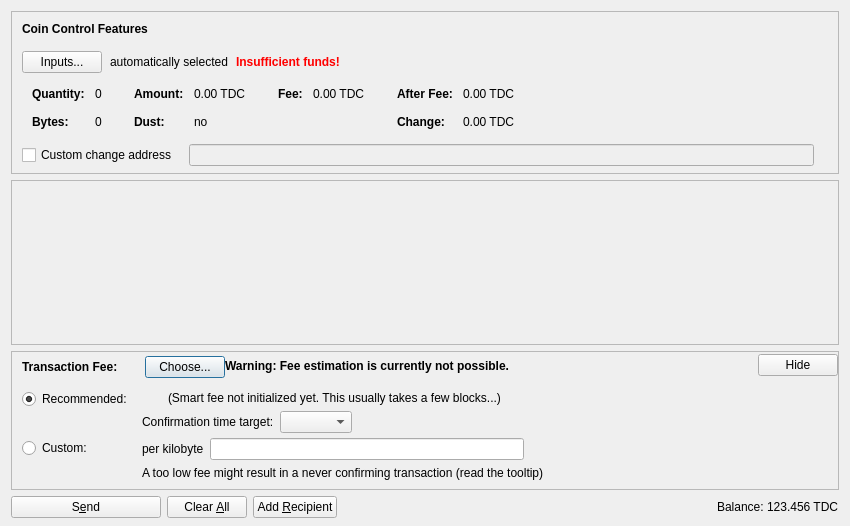
<?xml version="1.0" encoding="UTF-8"?>
<ui version="4.0">
 <class>SendCoinsDialog</class>
 <widget class="QDialog" name="SendCoinsDialog">
  <property name="geometry">
   <rect>
    <x>0</x>
    <y>0</y>
    <width>850</width>
    <height>526</height>
   </rect>
  </property>
  <property name="windowTitle">
   <string>Send Coins</string>
  </property>
  <layout class="QVBoxLayout" name="verticalLayout" stretch="0,1,0,0">
   <property name="bottomMargin">
    <number>8</number>
   </property>
   <item>
    <widget class="QFrame" name="frameCoinControl">
     <property name="sizePolicy">
      <sizepolicy hsizetype="Expanding" vsizetype="Expanding">
       <horstretch>0</horstretch>
       <verstretch>0</verstretch>
      </sizepolicy>
     </property>
     <property name="maximumSize">
      <size>
       <width>16777215</width>
       <height>16777215</height>
      </size>
     </property>
     <property name="frameShape">
      <enum>QFrame::StyledPanel</enum>
     </property>
     <property name="frameShadow">
      <enum>QFrame::Sunken</enum>
     </property>
     <layout class="QVBoxLayout" name="verticalLayoutCoinControl2">
      <property name="spacing">
       <number>0</number>
      </property>
      <property name="leftMargin">
       <number>0</number>
      </property>
      <property name="topMargin">
       <number>0</number>
      </property>
      <property name="rightMargin">
       <number>0</number>
      </property>
      <property name="bottomMargin">
       <number>6</number>
      </property>
      <item>
       <layout class="QVBoxLayout" name="verticalLayoutCoinControl" stretch="0,0,0,0,1">
        <property name="spacing">
         <number>0</number>
        </property>
        <property name="leftMargin">
         <number>10</number>
        </property>
        <property name="topMargin">
         <number>10</number>
        </property>
        <item>
         <layout class="QHBoxLayout" name="horizontalLayoutCoinControl1">
          <property name="bottomMargin">
           <number>15</number>
          </property>
          <item>
           <widget class="QLabel" name="labelCoinControlFeatures">
            <property name="sizePolicy">
             <sizepolicy hsizetype="Preferred" vsizetype="Maximum">
              <horstretch>0</horstretch>
              <verstretch>0</verstretch>
             </sizepolicy>
            </property>
            <property name="font">
             <font>
              <weight>75</weight>
              <bold>true</bold>
             </font>
            </property>
            <property name="styleSheet">
             <string notr="true">font-weight:bold;</string>
            </property>
            <property name="text">
             <string>Coin Control Features</string>
            </property>
           </widget>
          </item>
         </layout>
        </item>
        <item>
         <layout class="QHBoxLayout" name="horizontalLayoutCoinControl2" stretch="0,0,0,0">
          <property name="spacing">
           <number>8</number>
          </property>
          <property name="bottomMargin">
           <number>10</number>
          </property>
          <item>
           <widget class="QPushButton" name="pushButtonCoinControl">
            <property name="styleSheet">
             <string notr="true"/>
            </property>
            <property name="text">
             <string>Inputs...</string>
            </property>
            <property name="autoDefault">
             <bool>false</bool>
            </property>
           </widget>
          </item>
          <item>
           <widget class="QLabel" name="labelCoinControlAutomaticallySelected">
            <property name="text">
             <string>automatically selected</string>
            </property>
            <property name="margin">
             <number>5</number>
            </property>
           </widget>
          </item>
          <item>
           <widget class="QLabel" name="labelCoinControlInsuffFunds">
            <property name="font">
             <font>
              <weight>75</weight>
              <bold>true</bold>
             </font>
            </property>
            <property name="styleSheet">
             <string notr="true">color:red;font-weight:bold;</string>
            </property>
            <property name="text">
             <string>Insufficient funds!</string>
            </property>
            <property name="margin">
             <number>5</number>
            </property>
           </widget>
          </item>
          <item>
           <spacer name="horizontalSpacerCoinControl">
            <property name="orientation">
             <enum>Qt::Horizontal</enum>
            </property>
            <property name="sizeHint" stdset="0">
             <size>
              <width>40</width>
              <height>1</height>
             </size>
            </property>
           </spacer>
          </item>
         </layout>
        </item>
        <item>
         <widget class="QWidget" name="widgetCoinControl" native="true">
          <property name="sizePolicy">
           <sizepolicy hsizetype="Preferred" vsizetype="Preferred">
            <horstretch>0</horstretch>
            <verstretch>0</verstretch>
           </sizepolicy>
          </property>
          <property name="minimumSize">
           <size>
            <width>0</width>
            <height>0</height>
           </size>
          </property>
          <property name="styleSheet">
           <string notr="true"/>
          </property>
          <layout class="QHBoxLayout" name="horizontalLayoutCoinControl5">
           <property name="leftMargin">
            <number>0</number>
           </property>
           <property name="topMargin">
            <number>0</number>
           </property>
           <property name="rightMargin">
            <number>0</number>
           </property>
           <property name="bottomMargin">
            <number>0</number>
           </property>
           <item>
            <layout class="QHBoxLayout" name="horizontalLayoutCoinControl3" stretch="0,0,0,1">
             <property name="spacing">
              <number>20</number>
             </property>
             <property name="topMargin">
              <number>0</number>
             </property>
             <property name="bottomMargin">
              <number>10</number>
             </property>
             <item>
              <layout class="QFormLayout" name="formLayoutCoinControl1">
               <property name="horizontalSpacing">
                <number>10</number>
               </property>
               <property name="verticalSpacing">
                <number>14</number>
               </property>
               <property name="leftMargin">
                <number>10</number>
               </property>
               <property name="topMargin">
                <number>4</number>
               </property>
               <property name="rightMargin">
                <number>6</number>
               </property>
               <item row="0" column="0">
                <widget class="QLabel" name="labelCoinControlQuantityText">
                 <property name="font">
                  <font>
                   <weight>75</weight>
                   <bold>true</bold>
                  </font>
                 </property>
                 <property name="text">
                  <string>Quantity:</string>
                 </property>
                 <property name="margin">
                  <number>0</number>
                 </property>
                </widget>
               </item>
               <item row="0" column="1">
                <widget class="QLabel" name="labelCoinControlQuantity">
                 <property name="cursor">
                  <cursorShape>IBeamCursor</cursorShape>
                 </property>
                 <property name="contextMenuPolicy">
                  <enum>Qt::ActionsContextMenu</enum>
                 </property>
                 <property name="text">
                  <string notr="true">0</string>
                 </property>
                 <property name="margin">
                  <number>0</number>
                 </property>
                 <property name="textInteractionFlags">
                  <set>Qt::LinksAccessibleByMouse|Qt::TextSelectableByKeyboard|Qt::TextSelectableByMouse</set>
                 </property>
                </widget>
               </item>
               <item row="1" column="0">
                <widget class="QLabel" name="labelCoinControlBytesText">
                 <property name="font">
                  <font>
                   <weight>75</weight>
                   <bold>true</bold>
                  </font>
                 </property>
                 <property name="text">
                  <string>Bytes:</string>
                 </property>
                </widget>
               </item>
               <item row="1" column="1">
                <widget class="QLabel" name="labelCoinControlBytes">
                 <property name="cursor">
                  <cursorShape>IBeamCursor</cursorShape>
                 </property>
                 <property name="contextMenuPolicy">
                  <enum>Qt::ActionsContextMenu</enum>
                 </property>
                 <property name="text">
                  <string notr="true">0</string>
                 </property>
                 <property name="textInteractionFlags">
                  <set>Qt::LinksAccessibleByMouse|Qt::TextSelectableByKeyboard|Qt::TextSelectableByMouse</set>
                 </property>
                </widget>
               </item>
              </layout>
             </item>
             <item>
              <layout class="QFormLayout" name="formLayoutCoinControl2">
               <property name="horizontalSpacing">
                <number>10</number>
               </property>
               <property name="verticalSpacing">
                <number>14</number>
               </property>
               <property name="leftMargin">
                <number>6</number>
               </property>
               <property name="topMargin">
                <number>4</number>
               </property>
               <property name="rightMargin">
                <number>6</number>
               </property>
               <item row="0" column="0">
                <widget class="QLabel" name="labelCoinControlAmountText">
                 <property name="font">
                  <font>
                   <weight>75</weight>
                   <bold>true</bold>
                  </font>
                 </property>
                 <property name="text">
                  <string>Amount:</string>
                 </property>
                 <property name="margin">
                  <number>0</number>
                 </property>
                </widget>
               </item>
               <item row="0" column="1">
                <widget class="QLabel" name="labelCoinControlAmount">
                 <property name="cursor">
                  <cursorShape>IBeamCursor</cursorShape>
                 </property>
                 <property name="contextMenuPolicy">
                  <enum>Qt::ActionsContextMenu</enum>
                 </property>
                 <property name="text">
                  <string notr="true">0.00 TDC</string>
                 </property>
                 <property name="textInteractionFlags">
                  <set>Qt::LinksAccessibleByMouse|Qt::TextSelectableByKeyboard|Qt::TextSelectableByMouse</set>
                 </property>
                </widget>
               </item>
               <item row="1" column="0">
                <widget class="QLabel" name="labelCoinControlLowOutputText">
                 <property name="font">
                  <font>
                   <weight>75</weight>
                   <bold>true</bold>
                  </font>
                 </property>
                 <property name="text">
                  <string>Dust:</string>
                 </property>
                </widget>
               </item>
               <item row="1" column="1">
                <widget class="QLabel" name="labelCoinControlLowOutput">
                 <property name="cursor">
                  <cursorShape>IBeamCursor</cursorShape>
                 </property>
                 <property name="contextMenuPolicy">
                  <enum>Qt::ActionsContextMenu</enum>
                 </property>
                 <property name="text">
                  <string notr="true">no</string>
                 </property>
                 <property name="textInteractionFlags">
                  <set>Qt::LinksAccessibleByMouse|Qt::TextSelectableByKeyboard|Qt::TextSelectableByMouse</set>
                 </property>
                </widget>
               </item>
              </layout>
             </item>
             <item>
              <layout class="QFormLayout" name="formLayoutCoinControl3">
               <property name="horizontalSpacing">
                <number>10</number>
               </property>
               <property name="verticalSpacing">
                <number>14</number>
               </property>
               <property name="leftMargin">
                <number>6</number>
               </property>
               <property name="topMargin">
                <number>4</number>
               </property>
               <property name="rightMargin">
                <number>6</number>
               </property>
               <item row="0" column="0">
                <widget class="QLabel" name="labelCoinControlFeeText">
                 <property name="font">
                  <font>
                   <weight>75</weight>
                   <bold>true</bold>
                  </font>
                 </property>
                 <property name="text">
                  <string>Fee:</string>
                 </property>
                 <property name="margin">
                  <number>0</number>
                 </property>
                </widget>
               </item>
               <item row="0" column="1">
                <widget class="QLabel" name="labelCoinControlFee">
                 <property name="cursor">
                  <cursorShape>IBeamCursor</cursorShape>
                 </property>
                 <property name="contextMenuPolicy">
                  <enum>Qt::ActionsContextMenu</enum>
                 </property>
                 <property name="text">
                  <string notr="true">0.00 TDC</string>
                 </property>
                 <property name="textInteractionFlags">
                  <set>Qt::LinksAccessibleByMouse|Qt::TextSelectableByKeyboard|Qt::TextSelectableByMouse</set>
                 </property>
                </widget>
               </item>
              </layout>
             </item>
             <item>
              <layout class="QFormLayout" name="formLayoutCoinControl4">
               <property name="horizontalSpacing">
                <number>10</number>
               </property>
               <property name="verticalSpacing">
                <number>14</number>
               </property>
               <property name="leftMargin">
                <number>6</number>
               </property>
               <property name="topMargin">
                <number>4</number>
               </property>
               <property name="rightMargin">
                <number>6</number>
               </property>
               <item row="0" column="0">
                <widget class="QLabel" name="labelCoinControlAfterFeeText">
                 <property name="font">
                  <font>
                   <weight>75</weight>
                   <bold>true</bold>
                  </font>
                 </property>
                 <property name="text">
                  <string>After Fee:</string>
                 </property>
                 <property name="margin">
                  <number>0</number>
                 </property>
                </widget>
               </item>
               <item row="0" column="1">
                <widget class="QLabel" name="labelCoinControlAfterFee">
                 <property name="cursor">
                  <cursorShape>IBeamCursor</cursorShape>
                 </property>
                 <property name="contextMenuPolicy">
                  <enum>Qt::ActionsContextMenu</enum>
                 </property>
                 <property name="text">
                  <string notr="true">0.00 TDC</string>
                 </property>
                 <property name="textInteractionFlags">
                  <set>Qt::LinksAccessibleByMouse|Qt::TextSelectableByKeyboard|Qt::TextSelectableByMouse</set>
                 </property>
                </widget>
               </item>
               <item row="1" column="0">
                <widget class="QLabel" name="labelCoinControlChangeText">
                 <property name="font">
                  <font>
                   <weight>75</weight>
                   <bold>true</bold>
                  </font>
                 </property>
                 <property name="text">
                  <string>Change:</string>
                 </property>
                </widget>
               </item>
               <item row="1" column="1">
                <widget class="QLabel" name="labelCoinControlChange">
                 <property name="cursor">
                  <cursorShape>IBeamCursor</cursorShape>
                 </property>
                 <property name="contextMenuPolicy">
                  <enum>Qt::ActionsContextMenu</enum>
                 </property>
                 <property name="text">
                  <string notr="true">0.00 TDC</string>
                 </property>
                 <property name="textInteractionFlags">
                  <set>Qt::LinksAccessibleByMouse|Qt::TextSelectableByKeyboard|Qt::TextSelectableByMouse</set>
                 </property>
                </widget>
               </item>
              </layout>
             </item>
            </layout>
           </item>
          </layout>
         </widget>
        </item>
        <item>
         <layout class="QHBoxLayout" name="horizontalLayoutCoinControl4" stretch="0,0,0">
          <property name="spacing">
           <number>12</number>
          </property>
          <property name="sizeConstraint">
           <enum>QLayout::SetDefaultConstraint</enum>
          </property>
          <property name="topMargin">
           <number>5</number>
          </property>
          <property name="rightMargin">
           <number>5</number>
          </property>
          <item>
           <widget class="QCheckBox" name="checkBoxCoinControlChange">
            <property name="toolTip">
             <string>If this is activated, but the change address is empty or invalid, change will be sent to a newly generated address.</string>
            </property>
            <property name="text">
             <string>Custom change address</string>
            </property>
           </widget>
          </item>
          <item>
           <widget class="QValidatedLineEdit" name="lineEditCoinControlChange">
            <property name="enabled">
             <bool>false</bool>
            </property>
            <property name="sizePolicy">
             <sizepolicy hsizetype="Expanding" vsizetype="Fixed">
              <horstretch>0</horstretch>
              <verstretch>0</verstretch>
             </sizepolicy>
            </property>
           </widget>
          </item>
          <item>
           <widget class="QLabel" name="labelCoinControlChangeLabel">
            <property name="sizePolicy">
             <sizepolicy hsizetype="Preferred" vsizetype="Expanding">
              <horstretch>0</horstretch>
              <verstretch>0</verstretch>
             </sizepolicy>
            </property>
            <property name="minimumSize">
             <size>
              <width>0</width>
              <height>0</height>
             </size>
            </property>
            <property name="text">
             <string/>
            </property>
            <property name="margin">
             <number>3</number>
            </property>
           </widget>
          </item>
         </layout>
        </item>
        <item>
         <spacer name="verticalSpacerCoinControl">
          <property name="orientation">
           <enum>Qt::Vertical</enum>
          </property>
          <property name="sizeHint" stdset="0">
           <size>
            <width>800</width>
            <height>1</height>
           </size>
          </property>
         </spacer>
        </item>
       </layout>
      </item>
     </layout>
    </widget>
   </item>
   <item>
    <widget class="QScrollArea" name="scrollArea">
     <property name="widgetResizable">
      <bool>true</bool>
     </property>
     <widget class="QWidget" name="scrollAreaWidgetContents">
      <property name="geometry">
       <rect>
        <x>0</x>
        <y>0</y>
        <width>830</width>
        <height>104</height>
       </rect>
      </property>
      <layout class="QVBoxLayout" name="verticalLayout_2" stretch="0,1">
       <property name="leftMargin">
        <number>0</number>
       </property>
       <property name="topMargin">
        <number>0</number>
       </property>
       <property name="rightMargin">
        <number>0</number>
       </property>
       <property name="bottomMargin">
        <number>0</number>
       </property>
       <item>
        <layout class="QVBoxLayout" name="entries">
         <property name="spacing">
          <number>6</number>
         </property>
        </layout>
       </item>
       <item>
        <spacer name="verticalSpacer">
         <property name="orientation">
          <enum>Qt::Vertical</enum>
         </property>
         <property name="sizeHint" stdset="0">
          <size>
           <width>20</width>
           <height>40</height>
          </size>
         </property>
        </spacer>
       </item>
      </layout>
     </widget>
    </widget>
   </item>
   <item>
    <widget class="QFrame" name="frameFee">
     <property name="sizePolicy">
      <sizepolicy hsizetype="Expanding" vsizetype="Expanding">
       <horstretch>0</horstretch>
       <verstretch>0</verstretch>
      </sizepolicy>
     </property>
     <property name="maximumSize">
      <size>
       <width>16777215</width>
       <height>16777215</height>
      </size>
     </property>
     <property name="frameShape">
      <enum>QFrame::StyledPanel</enum>
     </property>
     <property name="frameShadow">
      <enum>QFrame::Sunken</enum>
     </property>
     <layout class="QVBoxLayout" name="verticalLayoutFee1">
      <property name="spacing">
       <number>0</number>
      </property>
      <property name="leftMargin">
       <number>0</number>
      </property>
      <property name="topMargin">
       <number>0</number>
      </property>
      <property name="rightMargin">
       <number>0</number>
      </property>
      <property name="bottomMargin">
       <number>0</number>
      </property>
      <item>
       <layout class="QVBoxLayout" name="verticalLayoutFee2" stretch="0,0,0">
        <property name="spacing">
         <number>0</number>
        </property>
        <property name="leftMargin">
         <number>10</number>
        </property>
        <property name="topMargin">
         <number>0</number>
        </property>
        <item>
         <layout class="QHBoxLayout" name="horizontalLayoutFee1">
          <property name="bottomMargin">
           <number>0</number>
          </property>
          <item>
           <layout class="QVBoxLayout" name="verticalLayoutFee7">
            <property name="spacing">
             <number>0</number>
            </property>
            <item>
             <spacer name="verticalSpacerSmartFee">
              <property name="orientation">
               <enum>Qt::Vertical</enum>
              </property>
              <property name="sizeType">
               <enum>QSizePolicy::Fixed</enum>
              </property>
              <property name="sizeHint" stdset="0">
               <size>
                <width>1</width>
                <height>4</height>
               </size>
              </property>
             </spacer>
            </item>
            <item>
             <layout class="QHBoxLayout" name="horizontalLayoutSmartFee">
              <property name="spacing">
               <number>10</number>
              </property>
              <item>
               <widget class="QLabel" name="labelFeeHeadline">
                <property name="sizePolicy">
                 <sizepolicy hsizetype="Preferred" vsizetype="Maximum">
                  <horstretch>0</horstretch>
                  <verstretch>0</verstretch>
                 </sizepolicy>
                </property>
                <property name="font">
                 <font>
                  <weight>75</weight>
                  <bold>true</bold>
                 </font>
                </property>
                <property name="styleSheet">
                 <string notr="true">font-weight:bold;</string>
                </property>
                <property name="text">
                 <string>Transaction Fee:</string>
                </property>
               </widget>
              </item>
              <item>
               <widget class="QLabel" name="labelFeeMinimized">
                <property name="text">
                 <string/>
                </property>
               </widget>
              </item>
              <item>
               <widget class="QPushButton" name="buttonChooseFee">
                <property name="text">
                 <string>Choose...</string>
                </property>
               </widget>
              </item>
             </layout>
            </item>
            <item>
             <spacer name="verticalSpacer_5">
              <property name="orientation">
               <enum>Qt::Vertical</enum>
              </property>
              <property name="sizeHint" stdset="0">
               <size>
                <width>1</width>
                <height>1</height>
               </size>
              </property>
             </spacer>
            </item>
           </layout>
          </item>
          <item>
           <widget class="QLabel" name="fallbackFeeWarningLabel">
            <property name="toolTip">
             <string>Using the fallbackfee can result in sending a transaction that will take several hours or days (or never) to confirm. Consider choosing your fee manually or wait until you have validated the complete chain.</string>
            </property>
            <property name="font">
            <font>
                <weight>75</weight>
                <bold>true</bold>
            </font>
            </property>
            <property name="text">
             <string>Warning: Fee estimation is currently not possible.</string>
            </property>
            <property name="wordWrap">
             <bool>false</bool>
            </property>
           </widget>
          </item>
          <item>
           <spacer name="horizontalSpacer_4">
            <property name="orientation">
             <enum>Qt::Horizontal</enum>
            </property>
            <property name="sizeType">
             <enum>QSizePolicy::MinimumExpanding</enum>
            </property>
            <property name="sizeHint" stdset="0">
             <size>
              <width>40</width>
              <height>20</height>
             </size>
            </property>
           </spacer>
          </item>
          <item>
           <widget class="QPushButton" name="buttonMinimizeFee">
            <property name="toolTip">
             <string>collapse fee-settings</string>
            </property>
            <property name="text">
             <string>Hide</string>
            </property>
           </widget>
          </item>
         </layout>
        </item>
        <item>
         <widget class="QFrame" name="frameFeeSelection">
          <layout class="QVBoxLayout" name="verticalLayoutFee12">
           <property name="spacing">
            <number>0</number>
           </property>
           <property name="leftMargin">
            <number>0</number>
           </property>
           <property name="topMargin">
            <number>0</number>
           </property>
           <property name="rightMargin">
            <number>0</number>
           </property>
           <property name="bottomMargin">
            <number>0</number>
           </property>
           <item>
            <layout class="QGridLayout" name="gridLayoutFee">
             <property name="topMargin">
              <number>10</number>
             </property>
             <property name="bottomMargin">
              <number>4</number>
             </property>
             <property name="horizontalSpacing">
              <number>10</number>
             </property>
             <property name="verticalSpacing">
              <number>4</number>
             </property>
             <item row="1" column="1">
              <layout class="QVBoxLayout" name="verticalLayoutFee8">
               <property name="spacing">
                <number>6</number>
               </property>
               <item>
                <layout class="QHBoxLayout" name="horizontalLayoutFee13">
                 <item>
                  <widget class="QLabel" name="labelCustomPerKilobyte">
                   <property name="toolTip">
                    <string>Specify a custom fee per kB (1,000 bytes) of the transaction's virtual size.

Note:  Since the fee is calculated on a per-byte basis, a fee of "100 satoshis per kB" for a transaction size of 500 bytes (half of 1 kB) would ultimately yield a fee of only 50 satoshis.</string>
                   </property>
                   <property name="text">
                    <string>per kilobyte</string>
                   </property>
                  </widget>
                 </item>
                 <item>
                  <widget class="BitcoinAmountField" name="customFee"/>
                 </item>
                 <item>
                  <spacer name="horizontalSpacer_6">
                   <property name="orientation">
                    <enum>Qt::Horizontal</enum>
                   </property>
                   <property name="sizeHint" stdset="0">
                    <size>
                     <width>1</width>
                     <height>1</height>
                    </size>
                   </property>
                  </spacer>
                 </item>
                </layout>
               </item>
               <item>
                <layout class="QHBoxLayout" name="horizontalLayoutFee8">
                 <item>
                  <widget class="QLabel" name="labelCustomFeeWarning">
                   <property name="enabled">
                    <bool>true</bool>
                   </property>
                   <property name="toolTip">
                    <string>When there is less transaction volume than space in the blocks, miners as well as relaying nodes may enforce a minimum fee. Paying only this minimum fee is just fine, but be aware that this can result in a never confirming transaction once there is more demand for tidecoin transactions than the network can process.</string>
                   </property>
                   <property name="text">
                    <string>A too low fee might result in a never confirming transaction (read the tooltip)</string>
                   </property>
                  </widget>
                 </item>
                 <item>
                  <spacer name="horizontalSpacer_2">
                   <property name="orientation">
                    <enum>Qt::Horizontal</enum>
                   </property>
                   <property name="sizeHint" stdset="0">
                    <size>
                     <width>1</width>
                     <height>1</height>
                    </size>
                   </property>
                  </spacer>
                 </item>
                </layout>
               </item>
              </layout>
             </item>
             <item row="0" column="0">
              <layout class="QVBoxLayout" name="verticalLayoutFee4" stretch="0,1">
               <item>
                <widget class="QRadioButton" name="radioSmartFee">
                 <property name="text">
                  <string>Recommended:</string>
                 </property>
                 <property name="checked">
                  <bool>true</bool>
                 </property>
                 <attribute name="buttonGroup">
                  <string notr="true">groupFee</string>
                 </attribute>
                </widget>
               </item>
               <item>
                <spacer name="verticalSpacer_2">
                 <property name="orientation">
                  <enum>Qt::Vertical</enum>
                 </property>
                 <property name="sizeHint" stdset="0">
                  <size>
                   <width>1</width>
                   <height>1</height>
                  </size>
                 </property>
                </spacer>
               </item>
              </layout>
             </item>
             <item row="1" column="0">
              <layout class="QVBoxLayout" name="verticalLayoutFee9" stretch="0,1">
               <item>
                <widget class="QRadioButton" name="radioCustomFee">
                 <property name="text">
                  <string>Custom:</string>
                 </property>
                 <attribute name="buttonGroup">
                  <string notr="true">groupFee</string>
                 </attribute>
                </widget>
               </item>
               <item>
                <spacer name="verticalSpacer_6">
                 <property name="orientation">
                  <enum>Qt::Vertical</enum>
                 </property>
                 <property name="sizeHint" stdset="0">
                  <size>
                   <width>1</width>
                   <height>1</height>
                  </size>
                 </property>
                </spacer>
               </item>
              </layout>
             </item>
             <item row="0" column="1">
              <layout class="QVBoxLayout" name="verticalLayoutFee3" stretch="0,0,1">
               <property name="spacing">
                <number>6</number>
               </property>
               <property name="topMargin">
                <number>2</number>
               </property>
               <item>
                <layout class="QHBoxLayout" name="horizontalLayoutFee12">
                 <item>
                  <widget class="QLabel" name="labelSmartFee">
                   <property name="text">
                    <string/>
                   </property>
                  </widget>
                 </item>
                 <item>
                  <widget class="QLabel" name="labelFeeEstimation">
                   <property name="text">
                    <string/>
                   </property>
                  </widget>
                 </item>
                 <item>
                  <widget class="QLabel" name="labelSmartFee2">
                   <property name="text">
                    <string>(Smart fee not initialized yet. This usually takes a few blocks...)</string>
                   </property>
                  </widget>
                 </item>
                 <item>
                  <spacer name="horizontalSpacer_5">
                   <property name="orientation">
                    <enum>Qt::Horizontal</enum>
                   </property>
                   <property name="sizeHint" stdset="0">
                    <size>
                     <width>1</width>
                     <height>1</height>
                    </size>
                   </property>
                  </spacer>
                 </item>
                </layout>
               </item>
               <item>
                <layout class="QHBoxLayout" name="horizontalLayoutFee9">
                 <item>
                  <layout class="QVBoxLayout" name="verticalLayoutFee6">
                   <item>
                    <widget class="QLabel" name="labelSmartFee3">
                     <property name="text">
                      <string>Confirmation time target:</string>
                     </property>
                    </widget>
                   </item>
                  </layout>
                 </item>
                 <item>
                  <layout class="QVBoxLayout" name="verticalLayoutFee5">
                   <property name="rightMargin">
                    <number>30</number>
                   </property>
                   <item>
                    <layout class="QHBoxLayout" name="horizontalLayoutConfTarget">
                     <property name="bottomMargin">
                      <number>0</number>
                     </property>
                     <item>
                      <widget class="QComboBox" name="confTargetSelector"/>
                     </item>
                     <item>
                      <spacer name="horizontalSpacerConfTarget">
                       <property name="orientation">
                        <enum>Qt::Horizontal</enum>
                       </property>
                       <property name="sizeHint" stdset="0">
                        <size>
                         <width>40</width>
                         <height>20</height>
                        </size>
                       </property>
                      </spacer>
                     </item>
                    </layout>
                   </item>
                  </layout>
                 </item>
                </layout>
               </item>
               <item>
                <spacer name="verticalSpacer_4">
                 <property name="orientation">
                  <enum>Qt::Vertical</enum>
                 </property>
                 <property name="sizeHint" stdset="0">
                  <size>
                   <width>1</width>
                   <height>1</height>
                  </size>
                 </property>
                </spacer>
               </item>
              </layout>
             </item>
            </layout>
           </item>
          </layout>
         </widget>
        </item>
        <item>
         <spacer name="verticalSpacerFee">
          <property name="orientation">
           <enum>Qt::Vertical</enum>
          </property>
          <property name="sizeHint" stdset="0">
           <size>
            <width>40</width>
            <height>5</height>
           </size>
          </property>
         </spacer>
        </item>
       </layout>
      </item>
     </layout>
    </widget>
   </item>
   <item>
    <layout class="QHBoxLayout" name="horizontalLayout">
     <item>
      <widget class="QPushButton" name="sendButton">
       <property name="minimumSize">
        <size>
         <width>150</width>
         <height>0</height>
        </size>
       </property>
       <property name="toolTip">
        <string>Confirm the send action</string>
       </property>
       <property name="text">
        <string>S&amp;end</string>
       </property>
       <property name="icon">
        <iconset resource="../bitcoin.qrc">
         <normaloff>:/icons/send</normaloff>:/icons/send</iconset>
       </property>
       <property name="autoDefault">
        <bool>false</bool>
       </property>
       <property name="default">
        <bool>false</bool>
       </property>
      </widget>
     </item>
     <item>
      <widget class="QPushButton" name="clearButton">
       <property name="sizePolicy">
        <sizepolicy hsizetype="Minimum" vsizetype="Fixed">
         <horstretch>0</horstretch>
         <verstretch>0</verstretch>
        </sizepolicy>
       </property>
       <property name="toolTip">
        <string>Clear all fields of the form.</string>
       </property>
       <property name="text">
        <string>Clear &amp;All</string>
       </property>
       <property name="icon">
        <iconset resource="../bitcoin.qrc">
         <normaloff>:/icons/remove</normaloff>:/icons/remove</iconset>
       </property>
       <property name="autoDefault">
        <bool>false</bool>
       </property>
      </widget>
     </item>
     <item>
      <widget class="QPushButton" name="addButton">
       <property name="toolTip">
        <string>Send to multiple recipients at once</string>
       </property>
       <property name="text">
        <string>Add &amp;Recipient</string>
       </property>
       <property name="icon">
        <iconset resource="../bitcoin.qrc">
         <normaloff>:/icons/add</normaloff>:/icons/add</iconset>
       </property>
       <property name="autoDefault">
        <bool>false</bool>
       </property>
      </widget>
     </item>
     <item>
      <spacer name="horizontalSpacer">
       <property name="orientation">
        <enum>Qt::Horizontal</enum>
       </property>
       <property name="sizeHint" stdset="0">
        <size>
         <width>40</width>
         <height>20</height>
        </size>
       </property>
      </spacer>
     </item>
     <item>
      <layout class="QHBoxLayout" name="horizontalLayout_2">
       <property name="spacing">
        <number>3</number>
       </property>
       <item>
        <widget class="QLabel" name="label">
         <property name="sizePolicy">
          <sizepolicy hsizetype="Preferred" vsizetype="Fixed">
           <horstretch>0</horstretch>
           <verstretch>0</verstretch>
          </sizepolicy>
         </property>
         <property name="text">
          <string>Balance:</string>
         </property>
        </widget>
       </item>
       <item>
        <widget class="QLabel" name="labelBalance">
         <property name="sizePolicy">
          <sizepolicy hsizetype="Preferred" vsizetype="Fixed">
           <horstretch>0</horstretch>
           <verstretch>0</verstretch>
          </sizepolicy>
         </property>
         <property name="cursor">
          <cursorShape>IBeamCursor</cursorShape>
         </property>
         <property name="text">
          <string notr="true">123.456 TDC</string>
         </property>
         <property name="textInteractionFlags">
          <set>Qt::LinksAccessibleByMouse|Qt::TextSelectableByKeyboard|Qt::TextSelectableByMouse</set>
         </property>
        </widget>
       </item>
      </layout>
     </item>
    </layout>
   </item>
  </layout>
 </widget>
 <customwidgets>
  <customwidget>
   <class>QValidatedLineEdit</class>
   <extends>QLineEdit</extends>
   <header>qt/qvalidatedlineedit.h</header>
  </customwidget>
  <customwidget>
   <class>BitcoinAmountField</class>
   <extends>QLineEdit</extends>
   <header>qt/bitcoinamountfield.h</header>
   <container>1</container>
  </customwidget>
 </customwidgets>
 <resources>
  <include location="../bitcoin.qrc"/>
 </resources>
 <connections/>
 <buttongroups>
  <buttongroup name="groupFee"/>
 </buttongroups>
</ui>
